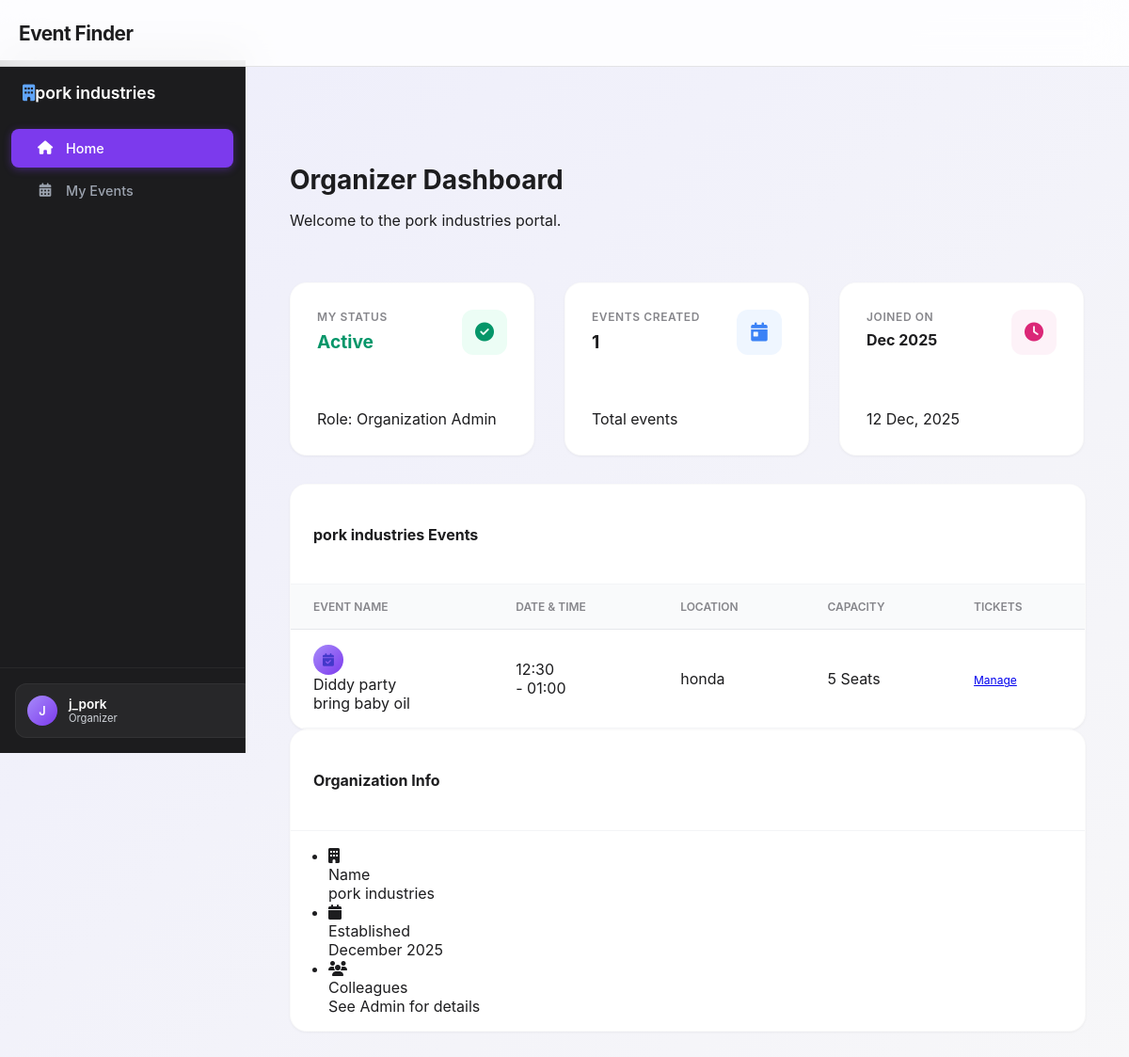
The page /dashboard/org/1/user/ (signed in) on the database as committed earlier.
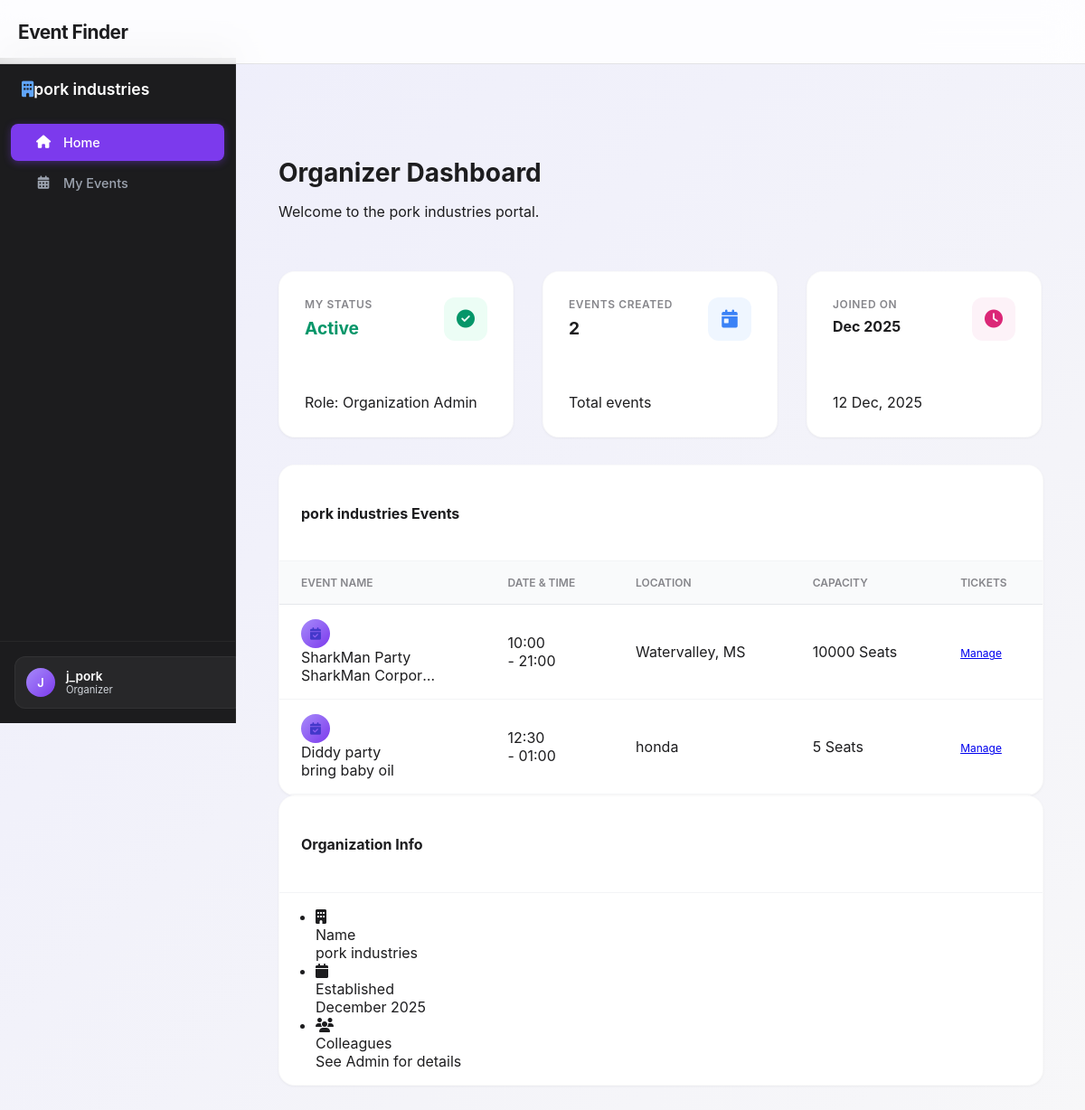
The same page on the database as committed later.
### App/models.py (models this page shows, shortened)
class Event(models.Model):
    organization = models.ForeignKey(Organization, on_delete=models.CASCADE)
    title = models.CharField(max_length=100)
    description = models.TextField()
    banner_image = models.ImageField(upload_to='event_images/')
    location = models.CharField(max_length=100)
    date = models.DateField()
    start_time = models.TimeField()
    end_time = models.TimeField()
    capacity = models.IntegerField()
    created_at = models.DateTimeField(auto_now_add=True)

### App/views.py (the view)
# urls.py: path('dashboard/org/<int:org_id>/user/', v.user_dashboard, name='org_user_dashboard'),
@login_required
def user_dashboard(request, org_id):
    membership = OrganizationMembership.objects.filter(
        user=request.user,
        organization_id=org_id,
        status='active'
    ).first()
    if not membership:
        messages.error(request, "You do not belong to this organization.")
        return redirect("home_page")
    my_events = Event.objects.filter(
        organization=membership.organization
    ).order_by('-created_at')
    return render(request, "org_user_dashboard.html", {
        "organization": membership.organization,
        "membership": membership,
        "my_events": my_events,
    })

### App/context_processors.py (called while the page is built)
def current_url(request):
    return {
        'current_path': request.path,
        'current_full_url': request.get_full_path(),
        'current_absolute_uri': request.build_absolute_uri(),
    }

def base_view(request):
    if not request.user.is_authenticated:
        return {}
    membership = OrganizationMembership.objects.filter(user=request.user).first()
    if not membership:
        return {}
    if membership.role == "admin":
        status = 1
    elif membership.role == 'user':
        status = 2
    else:
        status = 3
    return {
        'status': status,
        'membership': membership
    }

### App/templates/org_user_dashboard.html (shortened to what the changed rows need)
{% extends "base.html" %}
{% load static %}
{% block content %}
<link rel="stylesheet" href="{% static 'admin_dashboard.css' %}">
<main class="main-content animate-fade-in">
    <div class="dashboard-header">
        <div>
            <h1 class="page-title">Organizer Dashboard</h1>
        </div>
    </div>
    <div class="stats-grid">
        <div class="stat-card">
            <div class="stat-header">
                <div>
                    <div class="stat-label">Events Created</div>
                    <div class="stat-value" style="font-size: 1.2rem;">{{ my_events.count }}</div>
                </div>
            </div>
        </div>
    </div>
    <div class="row g-4">
        <div class="col-lg-8" id="my-events">
            <div class="table-card h-100">
                <div class="table-responsive">
                    <table class="table custom-table mb-0">
                        <thead>
                            <tr>
                                <th>Event Name</th>
                                <th>Date & Time</th>
                                <th>Location</th>
                                <th>Capacity</th>
                                <th class="text-end">Tickets</th>
                            </tr>
                        </thead>
                        <tbody>
                            {% for event in my_events %}
                            <tr>
                                <td>
                                    <div class="d-flex align-items-center">
                                        <div class="user-avatar rounded" style="background-color: #e0e7ff; color: #4338ca; width:32px; height:32px;">
                                            <i class="fas fa-calendar-check"></i>
                                        </div>
                                        <div class="ms-2">
                                            <div class="fw-bold text-dark">{{ event.title }}</div>
                                            <div class="small text-muted" style="max-width: 150px; white-space: nowrap; overflow: hidden; text-overflow: ellipsis;">
                                                {{ event.description }}
                                            </div>
                                        </div>
                                    </div>
                                </td>
                                <td class="text-muted small">
                                    <div class="fw-bold text-dark">{{ event.start_time|time:"H:i" }}</div>
                                    <div>- {{ event.end_time|time:"H:i" }}</div>
                                </td>
                                <td class="text-muted small">{{ event.location }}</td>
                                <td>
                                    <span class="badge bg-light text-dark border">
                                        {{ event.capacity }} Seats
                                    </span>
                                </td>
                                <td class="text-end">
                                    <a href="{% url 'ticket_tier' event.id %}" class="btn btn-outline-primary btn-sm py-0" style="font-size: 0.75rem;">
                                        Manage
                                    </a>
                                </td>
                            </tr>
                            {% endfor %}
                        </tbody>
                    </table>
                </div>
            </div>
        </div>
    </div>
</main>
{% endblock %}

Rows that differ between the two databases and show on the page:
added Event: title "SharkMan Party", description "SharkMan Corpor…", start_time "10:00", end_time "21:00", location "Watervalley, MS", capacity "10000"
Other text that changed with them:
{{ my_events.count }}: "1" → "2"
